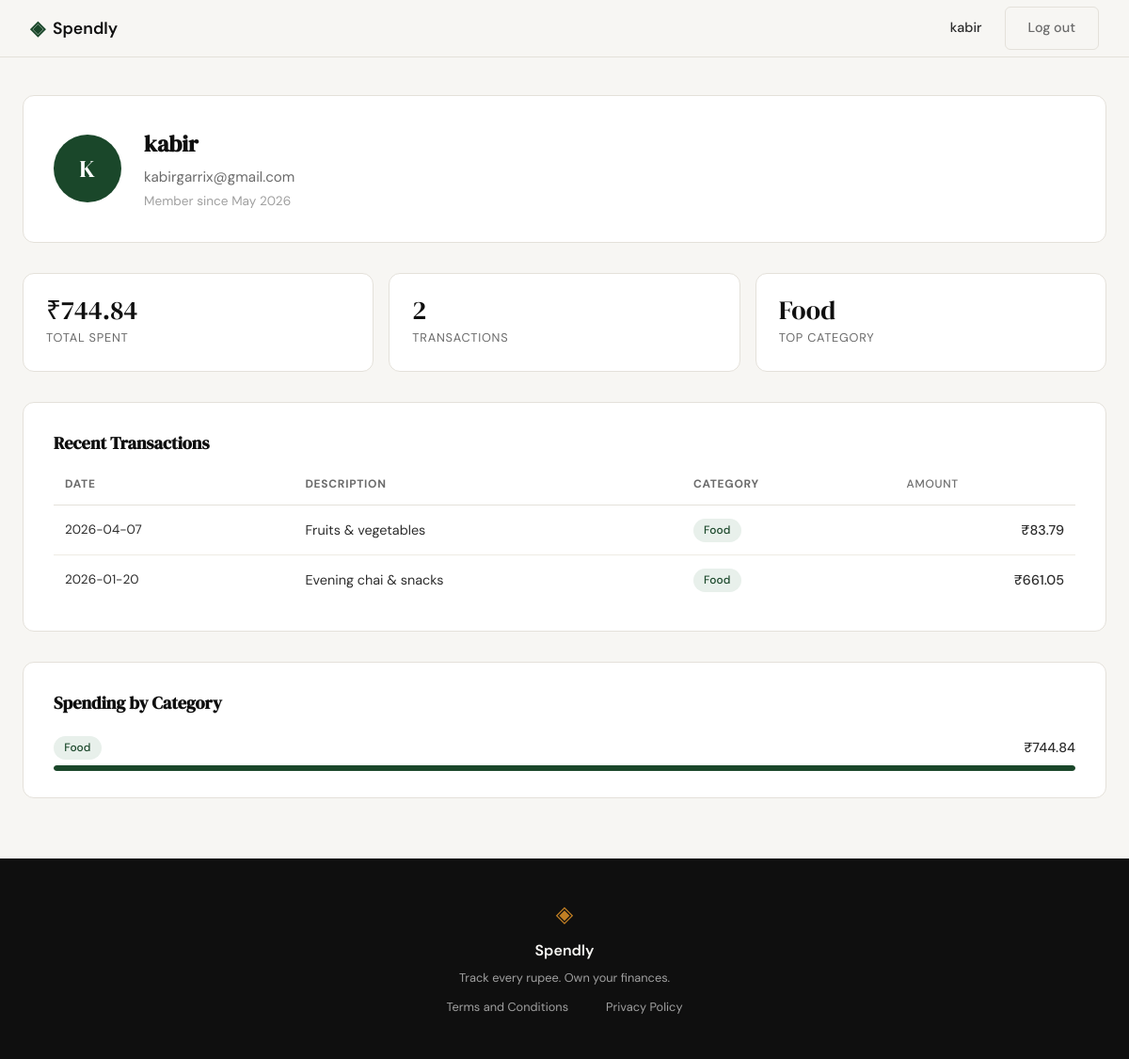
/profile (signed in), run on the app's committed database.
### tables this page shows
CREATE TABLE users (
            id            INTEGER PRIMARY KEY AUTOINCREMENT,
            name          TEXT    NOT NULL,
            email         TEXT    UNIQUE NOT NULL,
            password_hash TEXT    NOT NULL,
            created_at    TEXT    DEFAULT (datetime('now'))
        );

CREATE TABLE expenses (
            id          INTEGER PRIMARY KEY AUTOINCREMENT,
            user_id     INTEGER NOT NULL REFERENCES users(id),
            amount      REAL    NOT NULL,
            category    TEXT    NOT NULL,
            date        TEXT    NOT NULL,
            description TEXT,
            created_at  TEXT    DEFAULT (datetime('now'))
        );

### app.py (the view)
@app.route("/profile")
def profile():
    if not session.get("user_id"):
        return redirect(url_for("login"))
    name = session.get("user_name", "")
    initials = "".join(part[0].upper() for part in name.split() if part)[:2]
    db_user = get_user_by_id(session["user_id"])
    user = {
        "name": name,
        "email": session.get("user_email", ""),
        "member_since": db_user["member_since"] if db_user else "",
        "initials": initials,
    }
    stats = get_summary_stats(session["user_id"])
    transactions = get_recent_transactions(session["user_id"])
    categories = get_category_breakdown(session["user_id"])
    return render_template("profile.html", user=user, stats=stats,
                           transactions=transactions, categories=categories)

### database/db.py (called while the page is built)
def get_db():
    if 'db' not in g:
        db_path = current_app.config.get('DATABASE', 'spendly.db')
        g.db = sqlite3.connect(db_path)
        g.db.row_factory = sqlite3.Row
        g.db.execute('PRAGMA foreign_keys = ON')
    return g.db

### database/queries.py (called while the page is built)
def get_user_by_id(user_id):
    row = get_db().execute('SELECT * FROM users WHERE id = ?', (user_id,)).fetchone()
    if row is None:
        return None
    try:
        member_since = datetime.strptime(row["created_at"][:10], "%Y-%m-%d").strftime("%B %Y")
    except (ValueError, TypeError):
        member_since = row["created_at"]
    return {"name": row["name"], "email": row["email"], "member_since": member_since}

def get_recent_transactions(user_id, limit=10):
    rows = get_db().execute(
        'SELECT date, description, category, amount FROM expenses '
        'WHERE user_id = ? ORDER BY date DESC LIMIT ?',
        (user_id, limit)
    ).fetchall()
    return [dict(r) for r in rows]

def get_summary_stats(user_id):
    db = get_db()
    row = db.execute(
        'SELECT COALESCE(SUM(amount), 0) AS total_spent, COUNT(*) AS transaction_count '
        'FROM expenses WHERE user_id = ?',
        (user_id,)
    ).fetchone()
    top = db.execute(
        'SELECT category FROM expenses WHERE user_id = ? '
        'GROUP BY category ORDER BY SUM(amount) DESC LIMIT 1',
        (user_id,)
    ).fetchone()
    return {
        "total_spent": row["total_spent"],
        "transaction_count": row["transaction_count"],
        "top_category": top["category"] if top else "—",
    }

def get_category_breakdown(user_id):
    rows = get_db().execute(
        'SELECT category AS name, SUM(amount) AS total '
        'FROM expenses WHERE user_id = ? GROUP BY category ORDER BY total DESC',
        (user_id,)
    ).fetchall()
    if not rows:
        return []
    grand_total = sum(r["total"] for r in rows)
    result = []
    allocated = 0
    for i, r in enumerate(rows):
        if i < len(rows) - 1:
            pct = round(r["total"] / grand_total * 100)
            allocated += pct
        else:
            pct = 100 - allocated
        result.append({"name": r["name"], "total": r["total"], "percentage": pct})
    return result

### templates/profile.html (shortened to what this page needs)
{% extends "base.html" %}
{% block head %}
    <link rel="stylesheet" href="{{ url_for('static', filename='css/profile.css') }}">
{% endblock %}
{% block content %}
<div class="profile-container">
    <div class="profile-header">
        <div class="avatar">{{ user.initials }}</div>
        <div class="profile-meta">
            <h1 class="profile-name">{{ user.name }}</h1>
            <p class="profile-email">{{ user.email }}</p>
            <p class="profile-since">Member since {{ user.member_since }}</p>
        </div>
    </div>
    <div class="stats-row">
        <div class="stat-card">
            <span class="stat-value">₹{{ "%.2f"|format(stats.total_spent) }}</span>
            <span class="stat-label">Total Spent</span>
        </div>
        <div class="stat-card">
            <span class="stat-value">{{ stats.transaction_count }}</span>
            <span class="stat-label">Transactions</span>
        </div>
        <div class="stat-card">
            <span class="stat-value">{{ stats.top_category }}</span>
            <span class="stat-label">Top Category</span>
        </div>
    </div>
    <section class="profile-section">
        <h2 class="section-title">Recent Transactions</h2>
        <div class="table-wrapper">
            <table class="transactions-table">
                <thead>
                    <tr>
                        <th>Date</th>
                        <th>Description</th>
                        <th>Category</th>
                        <th class="col-amount">Amount</th>
                    </tr>
                </thead>
                <tbody>
                    {% for tx in transactions %}
                    <tr>
                        <td class="col-date">{{ tx.date }}</td>
                        <td>{{ tx.description }}</td>
                        <td><span class="badge badge-{{ tx.category|lower }}">{{ tx.category }}</span></td>
                        <td class="col-amount">₹{{ "%.2f"|format(tx.amount) }}</td>
                    </tr>
                    {% endfor %}
                </tbody>
            </table>
        </div>
    </section>
    <section class="profile-section">
        <h2 class="section-title">Spending by Category</h2>
        <ul class="category-list">
            {% for cat in categories %}
            <li class="category-row">
                <div class="category-info">
                    <span class="badge badge-{{ cat.name|lower }}">{{ cat.name }}</span>
                    <span class="category-total">₹{{ "%.2f"|format(cat.total) }}</span>
                </div>
                <div class="progress-bar-track">
                    <div class="progress-bar-fill badge-{{ cat.name|lower }}" style="--pct: {{ cat.percentage }}%"></div>
                </div>
            </li>
            {% endfor %}
        </ul>
    </section>
</div>
{% endblock %}

### templates/base.html (shortened to what this page needs)
<!DOCTYPE html>
<html lang="en">
<head>
    <link rel="stylesheet" href="{{ url_for('static', filename='css/style.css') }}">
    {% block head %}{% endblock %}
</head>
<body>
    <nav class="navbar">
        <div class="nav-inner">
            <a href="{{ url_for('landing') }}" class="nav-brand">
                <span class="brand-icon">◈</span>
                <span class="brand-name">Spendly</span>
            </a>
            <div class="nav-links">
                {% if session.get("user_id") %}
                    <span class="nav-username">{{ session.get("user_name") }}</span>
                    <a href="{{ url_for('logout') }}" class="btn-ghost">Log out</a>
                {% else %}
                    <a href="{{ url_for('login') }}">Sign in</a>
                    <a href="{{ url_for('register') }}" class="nav-cta">Get started</a>
                {% endif %}
            </div>
        </div>
    </nav>
    <main class="main-content">
        {% block content %}{% endblock %}
    </main>
    <footer class="footer">
        <div class="footer-inner">
            <span class="brand-icon">◈</span>
            <span class="footer-name">Spendly</span>
            <p class="footer-copy">Track every rupee. Own your finances.</p>
            <div class="footer-links">
                <a href="/terms">Terms and Conditions</a><br>
                <a href="/privacy">Privacy Policy</a>
            </div>
        </div>
    </footer>
</body>
</html>

### static/css/style.css (style rules this page uses)
:root { --ink: #0f0f0f; --ink-soft: #2d2d2d; --ink-muted: #6b6b6b; --ink-faint: #a0a0a0; --paper: #f7f6f3; --paper-warm: #f0ede6; --paper-card: #ffffff; --accent: #1a472a; --accent-light: #e8f0eb; --accent-2: #c17f24; --accent-2-light: #fdf3e3; --danger: #c0392b; --danger-light: #fdecea; --border: #e4e1da; --border-soft: #eeebe4; --font-display: 'DM Serif Display', Georgia, serif; --font-body: 'DM Sans', system-ui, sans-serif; --max-width: 1200px; --auth-width: 440px; --radius-sm: 6px; --radius-md: 12px; --radius-lg: 20px; }
*, *::before, *::after { box-sizing: border-box; margin: 0; padding: 0; }
html { font-size: 16px; scroll-behavior: smooth; }
body { background: var(--paper); color: var(--ink); font-family: var(--font-body); font-size: 1rem; line-height: 1.6; -webkit-font-smoothing: antialiased; }
a { color: inherit; text-decoration: none; }
.navbar { position: sticky; top: 0; z-index: 100; background: var(--paper); border-bottom: 1px solid var(--border); padding: 0 2rem; }
.nav-inner { max-width: var(--max-width); margin: 0 auto; height: 60px; display: flex; align-items: center; justify-content: space-between; }
.nav-brand { display: flex; align-items: center; gap: 0.5rem; font-family: var(--font-body); font-weight: 600; font-size: 1.1rem; color: var(--ink); }
.brand-icon { color: var(--accent); font-size: 1.3rem; }
.brand-name { color: var(--ink); }
.nav-links { display: flex; align-items: center; gap: 1.5rem; font-size: 0.9rem; font-weight: 500; }
.nav-links a { color: var(--ink-muted); transition: color 0.2s; }
.main-content { min-height: calc(100vh - 60px - 100px); }
.btn-ghost { display: inline-block; background: transparent; color: var(--ink-soft); padding: 0.65rem 1.5rem; border-radius: var(--radius-sm); font-size: 0.9rem; font-weight: 500; border: 1px solid var(--border); transition: all 0.2s; text-decoration: none; }
.footer { background: var(--ink); color: var(--paper); padding: 2.5rem 2rem; text-align: center; }
.footer-inner { display: flex; flex-direction: column; align-items: center; gap: 0.4rem; }
.footer .brand-icon { color: var(--accent-2); font-size: 1.5rem; }
.footer-name { font-weight: 600; font-size: 1rem; }
.footer-copy { font-size: 0.8rem; color: var(--ink-faint); }
.footer-links { display: flex; gap: 1.25rem; margin-top: 0.25rem; }
.footer-links a { font-size: 0.8rem; color: var(--ink-faint); transition: color 0.2s; }

### data on the page
users: get "kabir", name "kabir", email "kabirgarrix@gmail.com"
expenses: date "2026-04-07", description "Fruits & vegetables", category "Food", amount "83.79"
expenses: date "2026-01-20", description "Evening chai & snacks", category "Food", amount "661.05"

### other printed values
{{ user.initials }} "K"
{{ user.member_since }} "May 2026"
{{ "%.2f"|format(stats.total_spent) }} "744.84"
{{ stats.transaction_count }} "2"
{{ stats.top_category }} "Food"
{{ cat.name }} "Food"
{{ "%.2f"|format(cat.total) }} "744.84"
